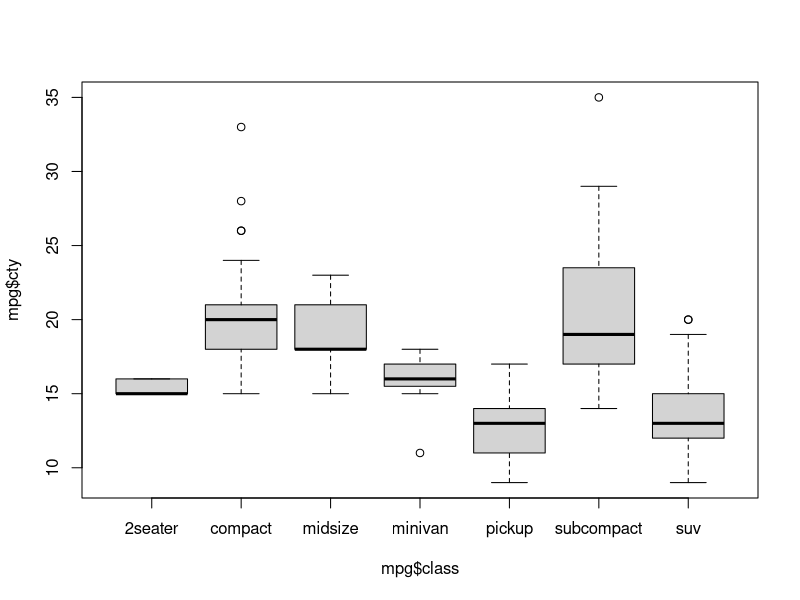
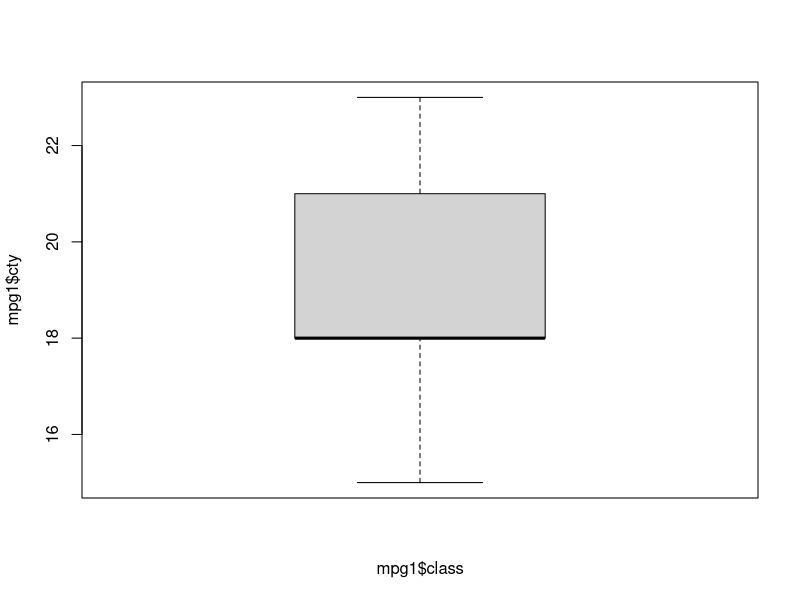

These figures' R source, in order: (Note: this script raises an error after producing the figures.)
#load library
library(ggplot2)
# use dataframe of mpg, which is embedded already
str(mpg)

levels(mpg$class)
#subset factors
mpg1  <- subset(mpg, subset=class=="midsize")
#the level of mpg$class is the same as mpg1$class, just the item other than midsizes has 0 in it
levels(mpg1$class)
boxplot(mpg$cty ~ mpg$class)
boxplot(mpg1$cty ~ mpg1$class)

#to change the level
droplevels(mpg1$class)
#boxplot with droplevel
boxplot(mpg1$cty ~ droplevels(mpg1$class))

#basic plot
qplot(displ, hwy, data=mpg)
plot(mpg$disp, mpg$hwy)

#add color in qplot
qplot(displ, hwy, data=mpg, col=class)
#if you color by the continuous variables, it will go up in a gradient.
qplot(displ, hwy, data=mpg, col=cty)
# make the qplot(displ, hwy, data=mpg, col=cty) as p
p <- qplot(displ, hwy, data=mpg, col=cty)
#add linear regression in it. stat_smooth is a way to add regression line
p + stat_smooth(method="lm")
# level of confidence is 0.99, the gray area is wider now
p + stat_smooth(method="lm", level=0.99)

##switch to ggplot, refer to http://docs.ggplot2.org/current/
#initiate with ggplot and then add other option, aes means setting x,y
ggplot(data = mpg, aes (x =displ, y= hwy))+
  geom_point (aes (color=cty))+
  stat_smooth (method = "lm", level= 0.99)

#setting size by cyl, shape by class
ggplot(data = mpg, aes (x =displ, y= hwy))+
  geom_point (aes (color=cty, size=factor(cyl), shape = class))+
  stat_smooth (method = "lm", level= 0.99)

##Faceting
#facet_grid by cyl as x of your grid
ggplot(data = mpg, aes (x =displ, y= hwy))+
  geom_point (aes (color=cty, shape = class))+
  stat_smooth (method = "lm", level= 0.99)+
  facet_grid(. ~ cyl)

#facet_grid by cyl as y of your grid
ggplot(data = mpg, aes (x =displ, y= hwy))+
  geom_point (aes (color=cty, shape = class))+
  stat_smooth (method = "lm", level= 0.99)+
  facet_grid(cyl~.)

#facet by two, cyl and drv
ggplot(data = mpg, aes (x =displ, y= hwy))+
  geom_point (aes (color=cty, shape = class))+
  stat_smooth (method = "lm", level= 0.99)+
  facet_grid(cyl~ drv)

